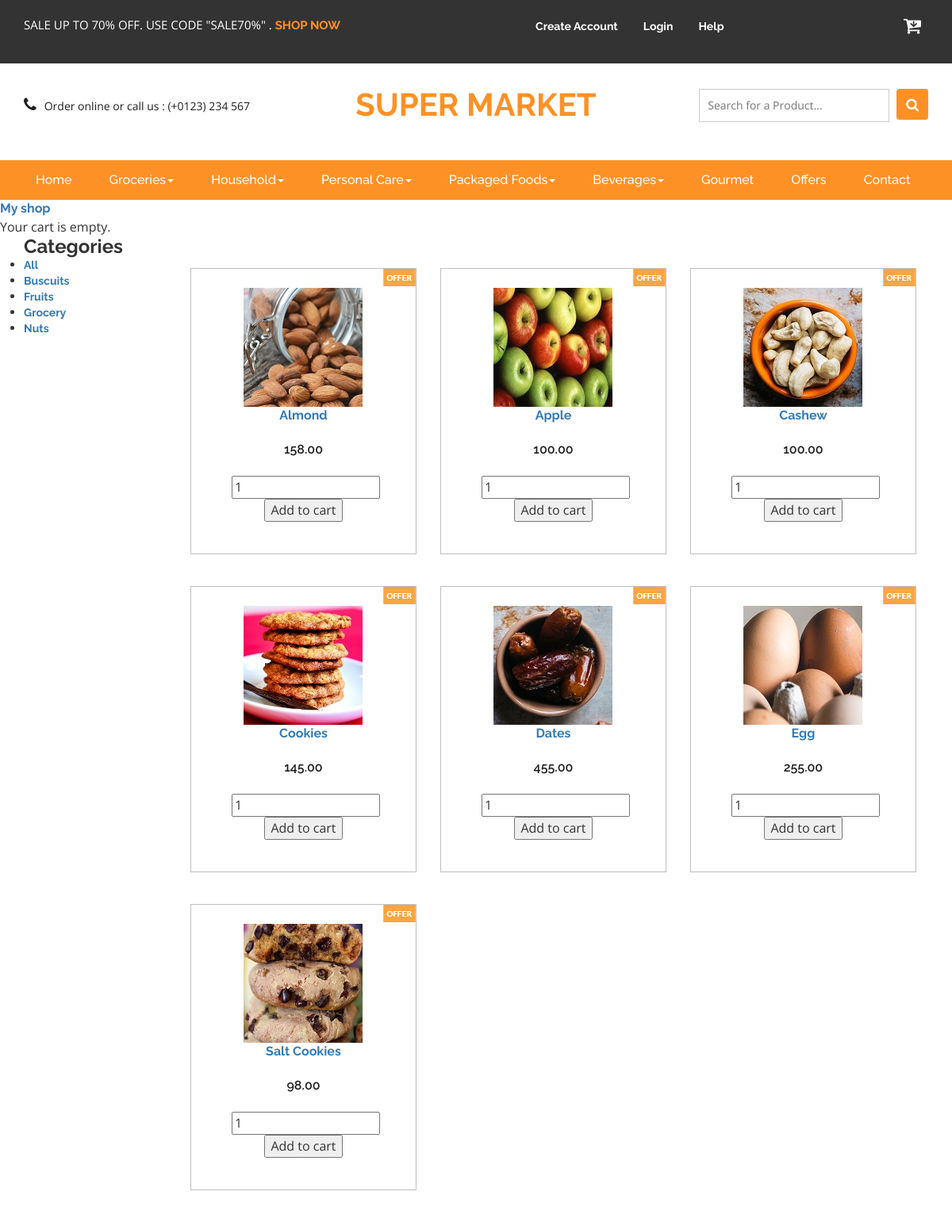
The page / on the database its author committed.
### shop/models.py (models this page shows, shortened)
class Category(models.Model):
    name = models.CharField(max_length=200,
    db_index=True)
    slug = models.SlugField(max_length=200,db_index=True,unique=True)
    class Meta:
        ordering = ('name',)
        verbose_name = 'category'
        verbose_name_plural = 'categories'
    def get_absolute_url(self):
        return reverse('shop:product_list_by_category',
                       args=[self.slug])

class Product(models.Model):
    category = models.ForeignKey(Category,
    related_name='products')
    name = models.CharField(max_length=200, db_index=True)
    slug = models.SlugField(max_length=200, db_index=True)
    image = models.ImageField(upload_to='products/%Y/%m/%d',
    blank=True)
    description = models.TextField(blank=True)
    price = models.DecimalField(max_digits=10, decimal_places=2)
    stock = models.PositiveIntegerField()
    available = models.BooleanField(default=True)
    created = models.DateTimeField(auto_now_add=True)
    updated = models.DateTimeField(auto_now=True)
    class Meta:
        ordering = ('name',)
        index_together = (('id', 'slug'),)
    def get_absolute_url(self):
        return reverse('shop:product_detail',
                       args=[self.id, self.slug])

### shop/views.py (the view)
# urls.py: url(r'^$', views.product_list, name='product_list'),
def product_list(request, category_slug=None):
    category = None
    categories = Category.objects.all()
    products = Product.objects.filter(available=True)
    if category_slug:
        category = get_object_or_404(Category, slug=category_slug)
        products = products.filter(category=category)
    return render(request,'shop/product/list.html',{'category': category,'categories': categories,'products': products})

### cart/cart.py (called while the page is built)
    def __len__(self):
        return sum(item['quantity'] for item in self.cart.values())

### cart/context_processors.py (called while the page is built)
def cart(request):
    return {'cart': Cart(request)}

### shop/templates/shop/product/list.html (shortened to what this page needs)
{% extends "shop/base.html" %}
{% load static %}
{% block content %}
<div class="container">
    <div class="row">
        <div class="col-md-2">
            <div id="sidebar">
                <h3>Categories</h3>
                <ul>
                    <li {% if not category %}class="selected"{% endif %}>
                        <a href="{% url 'shop:product_list' %}">All</a>
                    </li>
                {% for c in categories %}
                    <li {% if category.slug == c.slug %}class="selected"{% endif %}>
                        <a href="{{ c.get_absolute_url }}">{{ c.name }}</a>
                    </li>
                {% endfor %}
                </ul>
            </div>
        </div>
         <div class="col-md-10">
               <div class="agile_top_brands_grids">
								{% for product in products %}
								<div class="col-md-4 top_brand_left" style="margin-bottom:40px">
									<div class="hover14 column">
										<div class="agile_top_brand_left_grid">
											<div class="agile_top_brand_left_grid_pos">
												<img src="{% static 'homepage/images/offer.png' %}" alt=" " class="img-responsive" />
											</div>
											<div class="agile_top_brand_left_grid1">
												<figure>
													<div class="snipcart-item block" >
														<div class="snipcart-thumb">
															<a href="{{ product.get_absolute_url }}">
                                                                <img src="{% if product.image %}{{ product.image.url }}{% else %}{% static 'img/no_image.png' %}{% endif %}">
                                                            </a>
															 <a href="{{ product.get_absolute_url }}">{{ product.name }}</a><br>
															<h4>{{  product.price}}</h4>
														</div>
														<div class="snipcart-details top_brand_home_details">
															<form action="{% url 'cart:cart_add' product.id %}" method="post">
																<input type="number" name="quantity" value="1"/>
																<input type="submit" value="Add to cart">
															</form>
														</div>
													</div>
												</figure>
											</div>
										</div>
									</div>
								</div>
								{% endfor %}
							</div>
         </div>
    </div>
</div>
{% endblock %}

### shop/templates/shop/base.html (shortened to what this page needs)
{% load static %}
<html>
<head>
	<link rel="stylesheet" href="{% static 'shop/css/bootstrap.css'%}">
	<link rel="stylesheet" href="{% static 'shop/css/font-awesome.css'%}">
	<link rel="stylesheet" href="{% static 'shop/css/skdslider.css'%}">
	<link rel="stylesheet" href="{% static 'shop/css/styles.css'%}">
</head>
<body>
	<div class="agileits_header">
		<div class="container">
			<div class="w3l_offers">
				<p>SALE UP TO 70% OFF. USE CODE "SALE70%" . <a href="products.html">SHOP NOW</a></p>
			</div>
			<div class="agile-login">
				<ul>
					<li><a href="registered.html"> Create Account </a></li>
					<li><a href="login.html">Login</a></li>
					<li><a href="contact.html">Help</a></li>
				</ul>
			</div>
			<div class="product_list_header">
					<form action="#" method="post" class="last">
						<button class="w3view-cart" type="submit" name="submit" value=""><i class="fa fa-cart-arrow-down" aria-hidden="true"></i></button>
					</form>
			</div>
			<div class="clearfix"> </div>
		</div>
	</div>
	<div class="logo_products">
		<div class="container">
		<div class="w3ls_logo_products_left1">
				<ul class="phone_email">
					<li><i class="fa fa-phone" aria-hidden="true"></i>Order online or call us : (+0123) 234 567</li>
				</ul>
			</div>
			<div class="w3ls_logo_products_left">
				<h1><a href="index.html">super Market</a></h1>
			</div>
		<div class="w3l_search">
			<form action="#" method="post">
				<input type="search" name="Search" placeholder="Search for a Product..." required="">
				<button type="submit" class="btn btn-default search" aria-label="Left Align">
					<i class="fa fa-search" aria-hidden="true"> </i>
				</button>
			</form>
		</div>
			<div class="clearfix"> </div>
		</div>
	</div>
	<div class="navigation-agileits">
		<div class="container">
			<nav class="navbar navbar-default">
							<div class="collapse navbar-collapse" id="bs-megadropdown-tabs">
								<ul class="nav navbar-nav">
									<li class="active"><a href="index.html" class="act">Home</a></li>
									<li class="dropdown">
										<a href="#" class="dropdown-toggle" data-toggle="dropdown">Groceries<b class="caret"></b></a>
									</li>
									<li class="dropdown">
										<a href="#" class="dropdown-toggle" data-toggle="dropdown">Household<b class="caret"></b></a>
									</li>
									<li class="dropdown">
										<a href="#" class="dropdown-toggle" data-toggle="dropdown">Personal Care<b class="caret"></b></a>
									</li>
									<li class="dropdown">
										<a href="#" class="dropdown-toggle" data-toggle="dropdown">Packaged Foods<b class="caret"></b></a>
									</li>
									<li class="dropdown">
										<a href="#" class="dropdown-toggle" data-toggle="dropdown">Beverages<b class="caret"></b></a>
									</li>
									<li><a href="gourmet.html">Gourmet</a></li>
									<li><a href="offers.html">Offers</a></li>
									<li><a href="contact.html">Contact</a></li>
								</ul>
							</div>
            </nav>
        </div>
    </div>
    <div id="header">
        <a href="/" class="navbar">My shop</a>
    </div>
    <div id="subheader">
        <div class="cart">
            {% with total_items=cart|length %}
            {% if cart|length > 0 %}
                Your cart:
                <a href="{% url 'cart:cart_detail' %}">
                    {{ total_items }} item{{ total_items|pluralize }},
                    ${{ cart.get_total_price }}
                </a>
            {% else %}
                Your cart is empty.
            {% endif %}
            {% endwith %}
        </div>
    </div>
    <div id="content">
        {% block content %}
        {% endblock %}
    </div>
</body>
</html>

### rows shown on the page
Category: name "Buscuits"
Category: name "Fruits"
Category: name "Grocery"
Category: name "Nuts"
Product: image (picture), name "Almond", price "158.00"
Product: image (picture), name "Apple", price "100.00"
Product: image (picture), name "Cashew", price "100.00"
Product: image (picture), name "Cookies", price "145.00"
Product: image (picture), name "Dates", price "455.00"
Product: image (picture), name "Egg", price "255.00"
Product: image (picture), name "Salt Cookies", price "98.00"
